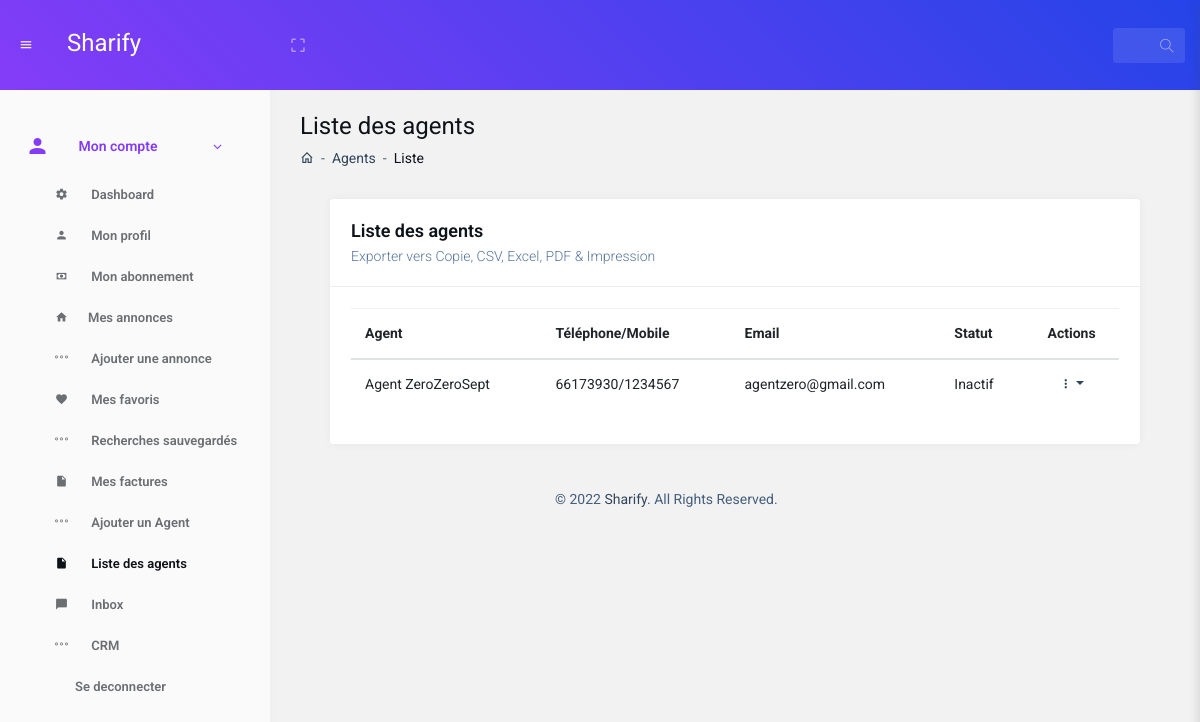
The page /dashboard/agents.php (signed in) on the database its author committed.
### tables this page shows
CREATE TABLE `agent` (
  `id` int NOT NULL,
  `compte` int NOT NULL,
  `agency` int NOT NULL,
  `member_of` varchar(50) NOT NULL,
  `nom` varchar(50) NOT NULL,
  `fname` varchar(50) NOT NULL,
  `lname` varchar(50) NOT NULL,
  `telephone` varchar(20) DEFAULT NULL,
  `email` varchar(50) NOT NULL,
  `mobile` varchar(20) DEFAULT NULL,
  `skype` varchar(255) DEFAULT NULL,
  `facebook` varchar(255) DEFAULT NULL,
  `insta` varchar(255) DEFAULT NULL,
  `twitter` varchar(255) DEFAULT NULL,
  `pinterest` varchar(255) DEFAULT NULL,
  `linkedin` varchar(255) DEFAULT NULL,
  `web` varchar(255) DEFAULT NULL,
  `categorie` int DEFAULT NULL,
  `categorie_action` int DEFAULT NULL,
  `ville` varchar(50) DEFAULT NULL,
  `pays` varchar(50) DEFAULT NULL,
  `zone` varchar(50) DEFAULT NULL,
  `adresse` varchar(255) DEFAULT NULL,
  `about` text,
  `active` tinyint(1) NOT NULL DEFAULT '1'
);

### app/database/models.php (called while the page is built, shortened)
<?php
class model
{
	private function conn()
	{
		require(__DIR__ . '/../config.php');
		$data_base_connector = new PDO('mysql:host=' . $DB_HOST . ';dbname=' . $DB_NAME, $DB_USER, $DB_PASS);
		return $data_base_connector;
	}
	public function read_filter_once($table, $field, $sfield, $value)
	{
		$db = $this->conn();
		$read_request = $db->prepare('SELECT ' . $field . ' FROM ' . $table . ' WHERE ' . $sfield . '=?');
		$read_request->execute(array($value));
		return $read_request;
	}
}

### dashboard/agents.php (the view, shortened to what this page needs)
<!DOCTYPE html>
<html lang="en">
<head>
	<link rel="stylesheet" href="./assets/vendor_components/bootstrap/dist/css/bootstrap.min.css">
	<link rel="stylesheet" type="text/css" href="./assets/vendor_components/datatable/datatables.min.css" />
	<link rel="stylesheet" href="css/style.css">
	<link rel="stylesheet" href="css/skin_color.css">
</head>
<body class="hold-transition light-skin sidebar-mini theme-blackberry">
	<div class="wrapper">
		<?php
		require('nav.php');
		require('../app/database/models.php');
		$model = new model();
		$payload = $model->read_filter_once('agent', '*', 'agency', $_SESSION['id']);
		function status_printer($status)
		{
			if ($status == 0) {
				return 'Inactif';
			} else {
				return 'Actif';
			}
		}
		?>
		<div class="content-wrapper">
			<div class="container-full">
				<div class="content-header">
					<div class="d-flex align-items-center">
						<div class="mr-auto">
							<h3 class="page-title">Liste des agents </h3>
							<div class="d-inline-block align-items-center">
								<nav>
									<ol class="breadcrumb">
										<li class="breadcrumb-item"><a href="#"><i class="mdi mdi-home-outline"></i></a></li>
										<li class="breadcrumb-item" aria-current="page">Agents</li>
										<li class="breadcrumb-item active" aria-current="page">Liste</li>
									</ol>
								</nav>
							</div>
						</div>
					</div>
					<section class="content">
						<div class="row">
							<div class="col-12">
								<div class="box">
									<div class="box-header with-border">
										<h4 class="box-title">Liste des agents</h4>
										<h6 class="box-subtitle">Exporter vers Copie, CSV, Excel, PDF & Impression</h6>
									</div>
									<div class="box-body">
										<div class="table-responsive">
											<table id="example" class="table table-lg invoice-archive">
												<thead>
													<tr>
														<th>Agent</th>
														<th>Téléphone/Mobile</th>
														<th>Email</th>
														<th>Statut</th>
														<th class="text-center">Actions</th>
													</tr>
												</thead>
												<tbody>
													<?php
													while ($agent = $payload->fetch()) {
														echo ('
												<tr>
											<td>' . $agent['fname'] . ' ' . $agent['lname'] . '</td>
											<td>' . $agent['telephone'] . '/' . $agent['mobile'] . '</td>
                                            <td>' . $agent['email'] . '</td>
											<td>
												<h6 class="mb-0">
												' . status_printer($agent['active']) . '
												</h6>
											</td>
											<td class="text-center">
											<div class="list-icons d-inline-flex">
													<div class="list-icons-item dropdown">
													<a href="#" class="list-icons-item dropdown-toggle" data-toggle="dropdown"><i class="mdi mdi-dots-vertical"></i></a>
													<div class="dropdown-menu dropdown-menu-right">
													' . ($agent['active'] == 0 ? "<a href=\"agents.php?valid=1&u=" . $agent['id'] . "\" class=\"dropdown-item\"><i class=\"mdi mdi-account-check\"></i>Activer</a>" : "<a href=\"agents.php?valid=0&u=" . $agent['id'] . "\" class=\"dropdown-item\"><i class=\"mdi mdi-account-minus\"></i>Désactiver</a>") . '
													</div>
												</div>
											</td>
										</tr>
												'
														);
													}
													?>
												</tbody>
											</table>
										</div>
									</div>
								</div>
							</div>
						</div>
					</section>
				</div>
			</div>
			<footer class="main-footer">
				&copy; 2022 <a href="https://www.Sharify.com/">Sharify</a>. All Rights Reserved.
			</footer>
		</div>
</body>
</html>

### rows shown on the page
agent: fname "Agent", lname "ZeroZeroSept", telephone "66173930", mobile "1234567", email "agentzero@gmail.com", active "Inactif"
